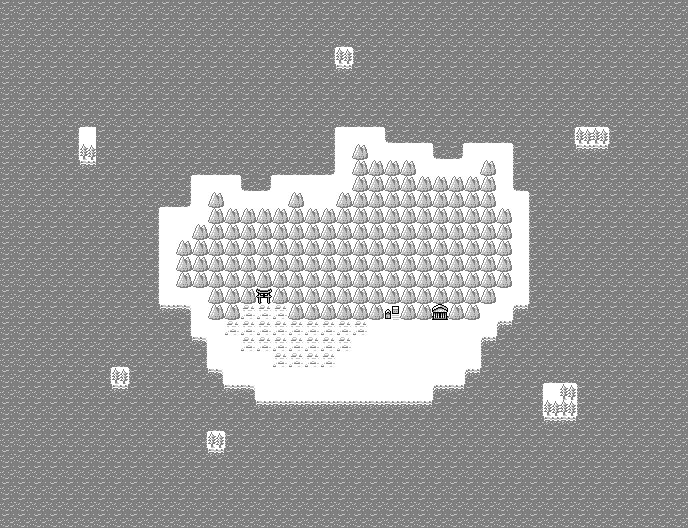

Below is a game level as drawn by its tile map, then a one-line description and the .tmx that defines it (tile-layer data replaced by summaries):
An orthogonal 43x33 tile map with 16x16 px tiles, 2 tile layers (Tile Layer 1, Tile Layer 2), 2 tilesets and 3 objects (3x Event).

<map version="1.0" orientation="orthogonal" renderorder="right-down" width="43" height="33" tilewidth="16" tileheight="16" nextobjectid="63">
 <properties>
  <property name="bgm" value="ffl2_overworld" />
  <property name="name" value="Floor 9" />
 </properties>
 <tileset firstgid="1" source="../tilesets/lower.tsx" />
 <tileset firstgid="141" source="../tilesets/upper.tsx" />
 <layer name="Tile Layer 1" width="43" height="33">
  <properties>
   <property name="z" value="0" />
  </properties>
  <data>[1419 cells, 1419 non-empty, 13 distinct tile ids]</data>
 </layer>
 <layer name="Tile Layer 2" width="43" height="33">
  <properties>
   <property name="z" value=".5" />
  </properties>
  <data>[1419 cells, 3 non-empty, 3 distinct tile ids]</data>
 </layer>
 <objectgroup name="Object Layer 1">
  <object id="60" name="tele" type="Event" x="432" y="304" width="16" height="16">
   <properties>
    <property name="onCollide" value="teleport('tower/f9_sideworld_shrine.tmx', 8, 16, 'NORTH')" />
   </properties>
  </object>
  <object id="61" name="tele" type="Event" x="384" y="304" width="16" height="16">
   <properties>
    <property name="onCollide" value="teleport('tower/f9_sideworld_inn.tmx', 5, 18, 'NORTH')" />
   </properties>
  </object>
  <object id="62" name="tele" type="Event" x="256" y="288" width="16" height="16">
   <properties>
    <property name="onCollide" value="teleport('tower/f9.tmx', 2, 32, 'NORTH')" />
   </properties>
  </object>
 </objectgroup>
</map>
